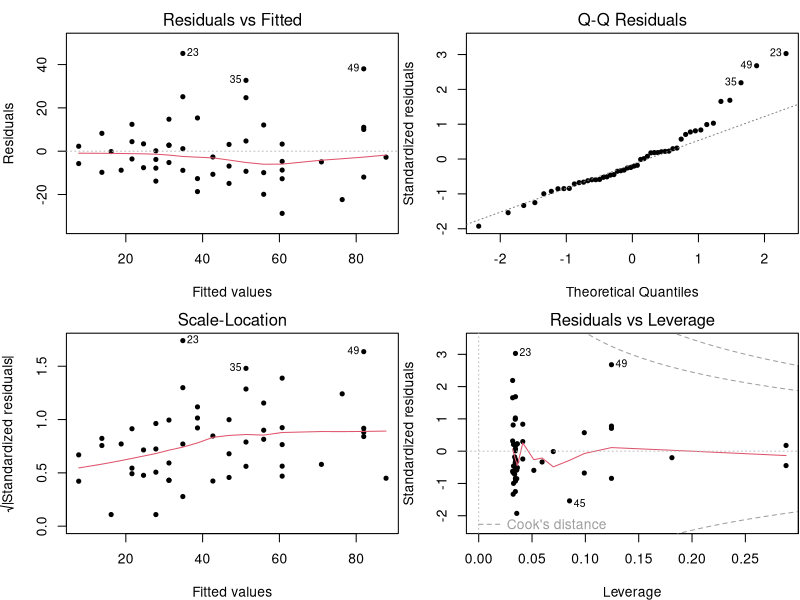

Write the R code that produced this figure.
## ---- chunk 1
fit = lm(dist ~ speed + I(speed^2), data = cars)
b = coef(fit)  # coefficients
summary(fit)
## ---- chunk 2
par(mfrow = c(2, 2), pch = 20, mar = c(4, 4, 2, .1), bg = 'white')
plot(fit)
## ---- chunk 3
knitr::kable(head(iris))
